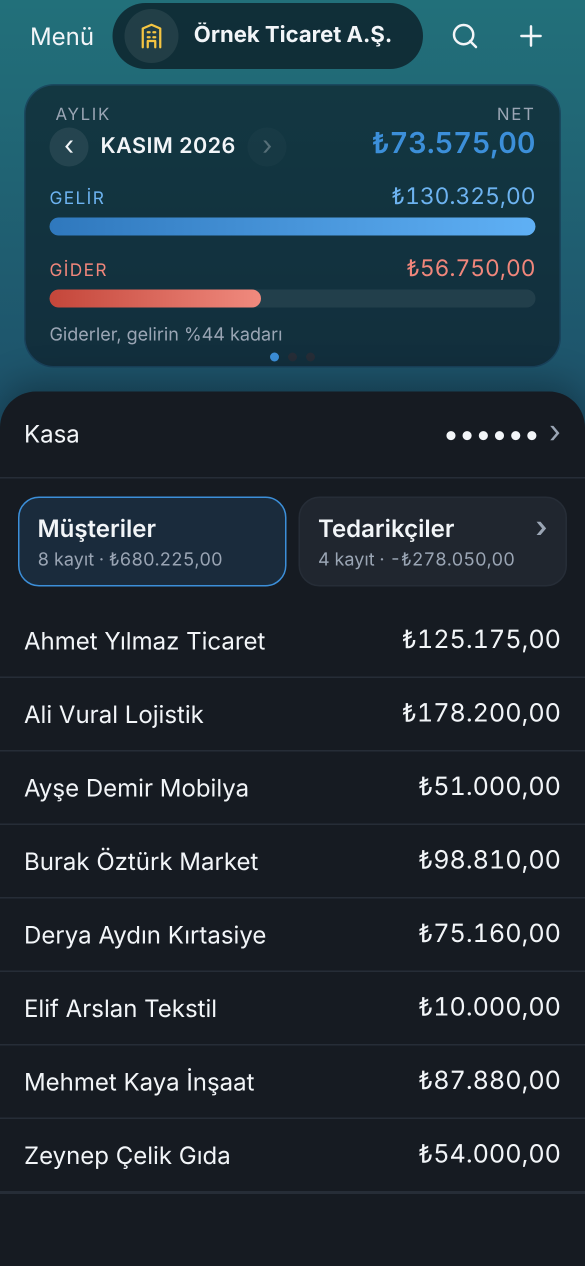
#> input picture store/app-preview/raw/1-veresiye.png, 1170 x 2532 px (shown at 1/2 size); the run also reads 2 pictures not shown here
$ python render-app-preview.py
#> lines starting #> are read from the running program, lines starting #| are printed output that depends on the picture; after the words box and inside, x2 and y2 are one past the last pixel; in counts of white or black regions, pixels touching at a corner belong together
#!/usr/bin/env python3
"""App Store uygulama önizlemesi: "rulo" akışı (886x1920, 30 fps, ~21 sn).

Bütün telefonlar yan yana bir şerit (rulo) üzerinde durur; bir kamera bu şeridin üstünde gezer:
  1. Açılış: kamera uzaktan bakar, şerit hızla kayar ve ilk telefonda yavaşlayarak durur.
  2. Kamera ilk telefona yakınlaşır; başlığı ve alt yazısı gelir.
  3. Her geçişte kamera hafifçe uzaklaşır, yandaki telefona kayar ve yeniden yakınlaşır.
  4. Son telefondan sonra kamera bütün şeridi gösterecek kadar uzaklaşır, kapanış kartı gelir.

Ekranlar uygulamanın ham ekran görüntüleridir (store/app-preview/raw, scripts/capture-app-screens.cjs ile alınır).
Başlıklar mağaza ekran görüntüleriyle aynıdır. Veriler demo verisidir; gerçek müşteri bilgisi içermez.

Kullanım: python3 scripts/render-app-preview.py
Çıktı: store/app-preview/hesabim-rulo-886x1920-apple.mp4
"""
import math
import os
import subprocess
from PIL import Image, ImageDraw, ImageFont, ImageFilter

ROOT = os.path.join(os.path.dirname(os.path.abspath(__file__)), "..")
SHOTS = os.path.join(ROOT, "store", "app-preview", "raw")
ICON = os.path.join(ROOT, "ios", "App", "App", "Assets.xcassets", "AppIcon.appiconset", "AppIcon-512@2x.png")
OUT = os.path.join(ROOT, "store", "app-preview", "hesabim-rulo-886x1920-apple.mp4")
FONT_BOLD = "/usr/share/fonts/opentype/inter/Inter-ExtraBold.otf"
FONT_REG = "/usr/share/fonts/opentype/inter/Inter-Medium.otf"

W, H = 886, 1920
FPS = 30
ACCENT = (61, 219, 176)
WHITE = (244, 248, 248)
MUTED = (201, 220, 220)

SCREENS = [
    ("Veresiye defterin", "cebinde", "Her müşterinin hesabı ayrı", "1-veresiye.png"),
    ("Satış ve tahsilat", "tek dokunuşla", "Satış, alış, tahsilat, ödeme", "2-satis-tahsilat.png"),
    ("Hesap ekstresi", "PDF olarak hazır", "Ekstreyi tek dokunuşla paylaş", "3-ekstre.png"),
    ("En çok kimden", "alacağın var, gör", "Alacağını kaybetme", "4-alacak.png"),
    ("Nakit ve banka", "tek ekranda", "Kasan her zaman önünde", "5-kasa.png"),
    ("Gelir ve giderini", "ay ay izle", "Dönemleri karşılaştır", "6-gelir-gider.png"),
    ("Tedarikçine borcunu", "unutma", "Tedarikçi hesaplarını da takip et", "7-tedarikci.png"),
]

# Telefon ölçüleri (tam boy, kamera ölçeği 1 iken)
# iPhone 16 / 15 ölçüleri (nokta): ekran 393x852, köşe 55, Dinamik Ada 126x37 (tepeden 11), durum çubuğu 54
PT = 560 / 393  # 1 nokta = kaç piksel
SCR_W = 560
SCR_H = round(852 * PT)
BEZEL = round(5.5 * PT)  # ince siyah çerçeve
RIM = 4  # metalik dış kenar (piksel)
PH_W = SCR_W + (BEZEL + RIM) * 2
PH_H = SCR_H + (BEZEL + RIM) * 2
PAD = 60  # gölge payı
GAP = 90
PITCH = PH_W + GAP
CENTER_Y = 520 + PH_H // 2  # odaklanınca telefonun dikey merkezi

S_FAR = 0.54  # uzak görünüm (açılış ve kapanış)
S_MID = 0.64  # geçişlerde hafif uzaklaşma
S_NEAR = 1.0  # odak

# Zaman çizelgesi (kare)
INTRO = 102  # kapak (son kareyle aynı tasarım), geçiş, sonra şerit kayar ve ilk telefonda durur
COVER = 24  # kapak karesi bu kadar durur
FADE = 14  # kapaktan şeride geçiş
ZOOM_IN = 18
HOLD = 50  # her ekranda bekleme (5. saniye ilk ekranın başlığına denk gelir: App Store kapağı)
TRANS = 18  # telefondan telefona geçiş
ZOOM_OUT = 18
END = 60


def ease_in_out(t):
    t = max(0.0, min(1.0, t))
    return t * t * (3 - 2 * t)


def ease_out(t):
    t = max(0.0, min(1.0, t))
    return 1 - (1 - t) ** 4


def lerp(a, b, t):
    return a + (b - a) * t


def cx(i):
    return i * PITCH


# [9 lines left out: function gradient_bg, not called in this run]


def rounded_mask(size, radius):
    m = Image.new("L", size, 0)
    ImageDraw.Draw(m).rounded_rectangle((0, 0, size[0] - 1, size[1] - 1), radius=radius, fill=255)
    return m


def status_bar(width, height, bg, fg):
    """iOS durum çubuğu: 9:41, hücresel sinyal, Wi-Fi, pil. Dinamik Ada ayrıca çizilir."""
    bar = Image.new("RGBA", (width, height), bg)
    d = ImageDraw.Draw(bar)
    f = ImageFont.truetype("/usr/share/fonts/opentype/inter/Inter-SemiBold.otf", round(17 * PT))
    cy = round(31 * PT)  # durum çubuğu yazılarının dikey merkezi
    tw = d.textlength("9:41", font=f)
    d.text((round(58 * PT) - tw / 2, cy), "9:41", font=f, fill=fg, anchor="lm")
    # sağ taraf: sinyal (4 çubuk), Wi-Fi, pil
    x = width - round(27 * PT)
    bw, bh = round(27 * PT), round(13 * PT)
    bx = x - bw
    d.rounded_rectangle((bx, cy - bh / 2, bx + bw, cy + bh / 2), radius=round(4 * PT), outline=fg, width=max(1, round(1.1 * PT)))
    d.rounded_rectangle((bx + 2.4 * PT, cy - bh / 2 + 2.4 * PT, bx + bw - 2.4 * PT, cy + bh / 2 - 2.4 * PT), radius=round(2 * PT), fill=fg)
    d.rounded_rectangle((bx + bw + 1.2 * PT, cy - 2.2 * PT, bx + bw + 2.6 * PT, cy + 2.2 * PT), radius=1, fill=fg)
    # Wi-Fi: üç yay + nokta
    wx = bx - round(13 * PT)
    for i, r in enumerate((round(9 * PT), round(6 * PT), round(3 * PT))):
        d.arc((wx - r, cy + 3 * PT - r, wx + r, cy + 3 * PT + r), 225, 315, fill=fg, width=max(2, round(1.8 * PT)))
    d.ellipse((wx - 1.4 * PT, cy + 3 * PT - 1.4 * PT, wx + 1.4 * PT, cy + 3 * PT + 1.4 * PT), fill=fg)
    # hücresel sinyal
    sx = wx - round(30 * PT)
    for i in range(4):
        h = (4 + i * 2.6) * PT
        x0 = sx + i * 4.6 * PT
        d.rounded_rectangle((x0, cy + 5 * PT - h, x0 + 3.2 * PT, cy + 5 * PT), radius=1, fill=fg)
    return bar


def make_sprite(name):
    """Gerçek iPhone görünümü: metalik kenar, ince siyah çerçeve, yan tuşlar, Dinamik Ada, durum çubuğu,
    uygulama ekranı ve alt ana ekran çubuğu; altında yumuşak gölge. Bir kez hazırlanır."""
#> called with name = '1-veresiye.png'
    sprite = Image.new("RGBA", (PH_W + PAD * 2, PH_H + PAD * 2), (0, 0, 0, 0))
#> sprite: PIL image 704x1358 RGBA; every value is 0
    radius_outer = round(55 * PT) + BEZEL + RIM
    shadow = Image.new("L", sprite.size, 0)
#> shadow: PIL image 704x1358 L; every value is 0
    ImageDraw.Draw(shadow).rounded_rectangle((PAD, PAD + 24, PAD + PH_W, PAD + PH_H + 24), radius=radius_outer, fill=150)
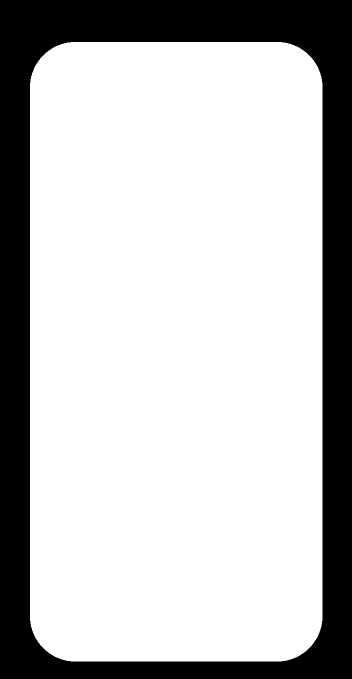
#> shadow: PIL image 704x1358 L (shown at 1/2 size); values 0 (black) and 150 (white), 75.1% white; 1 black region, box (x1, y1, x2, y2) and area: (0, 0, 704, 1358) 238277
    shadow = shadow.filter(ImageFilter.GaussianBlur(26))
    sprite.paste((0, 0, 0, 255), (0, 0), shadow)
    sd = ImageDraw.Draw(sprite)
    # yan tuşlar (gövdenin biraz dışına taşar): solda Eylem + ses aç/kıs, sağda yan tuş
    btn = (110, 116, 122, 255)
    for top, h in ((122, 34), (178, 64), (256, 64)):
        y = PAD + round(top * PT)
        sd.rounded_rectangle((PAD - 3, y, PAD + 4, y + round(h * PT)), radius=2, fill=btn)
    y = PAD + round(200 * PT)
    sd.rounded_rectangle((PAD + PH_W - 4, y, PAD + PH_W + 3, y + round(100 * PT)), radius=2, fill=btn)
    # gövde: metalik kenar (dikey ışık geçişli) + siyah çerçeve
    body = Image.new("RGBA", (PH_W, PH_H), (0, 0, 0, 0))
#> body: PIL image 584x1238 RGBA; every value is 0
    rim = Image.new("RGBA", (PH_W, PH_H))
    rd = ImageDraw.Draw(rim)
    for yy in range(PH_H):
        k = 0.5 + 0.5 * math.cos(yy / PH_H * math.pi * 2)
        c = int(78 + 50 * k)
        rd.line((0, yy, PH_W, yy), fill=(c, c + 3, c + 6, 255))
    body.paste(rim, (0, 0), rounded_mask((PH_W, PH_H), radius_outer))
#> in rounded_mask, `m = Image.new("L", size, 0)`: m: PIL image 584x1238 L; every value is 0
#> in rounded_mask, `ImageDraw.Draw(m).rounded_rectangle((0, 0, size[0] - 1, size[1] - 1), ..`: m: PIL image 584x1238 L; 99% white; 4 black regions, box (x1, y1, x2, y2) and area: (0, 0, 81, 81) 1765, (503, 0, 584, 81) 1765, (0, 1157, 81, 1238) 1765, (503, 1157, 584, 1238) 1765
    ImageDraw.Draw(body).rounded_rectangle(
        (RIM, RIM, PH_W - 1 - RIM, PH_H - 1 - RIM), radius=radius_outer - RIM, fill=(3, 4, 5, 255)
    )
    # ekran: durum çubuğu + uygulama (üst kısmı durum çubuğunun altından başlar)
    app = Image.open(os.path.join(SHOTS, name)).convert("RGBA")
    app = app.resize((SCR_W, round(app.height * SCR_W / app.width)), Image.LANCZOS)
#> app: PIL image 560x1212 RGBA
    top_rgb = app.getpixel((8, 8))[:3]
#> top_rgb = (34, 111, 121)
    lum = 0.299 * top_rgb[0] + 0.587 * top_rgb[1] + 0.114 * top_rgb[2]
#> lum = 89.12
    fg = (255, 255, 255, 255) if lum < 150 else (0, 0, 0, 255)
#> fg = (255, 255, 255, 255)
    bar_h = round(54 * PT)
    screen = Image.new("RGBA", (SCR_W, SCR_H), (*top_rgb, 255))
    screen.alpha_composite(status_bar(SCR_W, bar_h, (*top_rgb, 255), fg), (0, 0))
#> in status_bar, `bar = Image.new("RGBA", (width, height), bg)`:
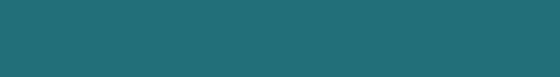
#> bar: PIL image 560x77 RGBA; mean R, G, B, A 34, 111, 121, 255
#> in status_bar, `tw = d.textlength("9:41", font=f)`: tw = 48.39
    screen.alpha_composite(app.crop((0, 0, SCR_W, SCR_H - bar_h)), (0, bar_h))
    sdraw = ImageDraw.Draw(screen)
    # Dinamik Ada
    iw, ih = round(126 * PT), round(37 * PT)
    ix, iy = (SCR_W - iw) // 2, round(11 * PT)
    sdraw.rounded_rectangle((ix, iy, ix + iw, iy + ih), radius=ih // 2, fill=(0, 0, 0, 255))
    # alt ana ekran çubuğu
    hw, hh = round(139 * PT), round(5 * PT)
    hy = SCR_H - round(8 * PT) - hh
    sdraw.rounded_rectangle(((SCR_W - hw) // 2, hy, (SCR_W + hw) // 2, hy + hh), radius=hh // 2, fill=(*fg[:3], 230))
    body.paste(screen, (RIM + BEZEL, RIM + BEZEL), rounded_mask((SCR_W, SCR_H), round(55 * PT)))
#> in rounded_mask (call 2), `m = Image.new("L", size, 0)`: m: PIL image 560x1214 L; every value is 0
#> in rounded_mask (call 2), `ImageDraw.Draw(m).rounded_rectangle((0, 0, size[0] - 1, size[1] - 1), ..`: m: PIL image 560x1214 L; 99.2% white; 4 black regions, box (x1, y1, x2, y2) and area: (0, 0, 70, 70) 1327, (490, 0, 560, 70) 1327, (0, 1144, 70, 1214) 1327, (490, 1144, 560, 1214) 1327
    sprite.alpha_composite(body, (PAD, PAD))
    return sprite


class Sprites:
    def __init__(self):
        self.full = [make_sprite(s[3]) for s in SCREENS]
#> call 2 of make_sprite, with name = '2-satis-tahsilat.png'
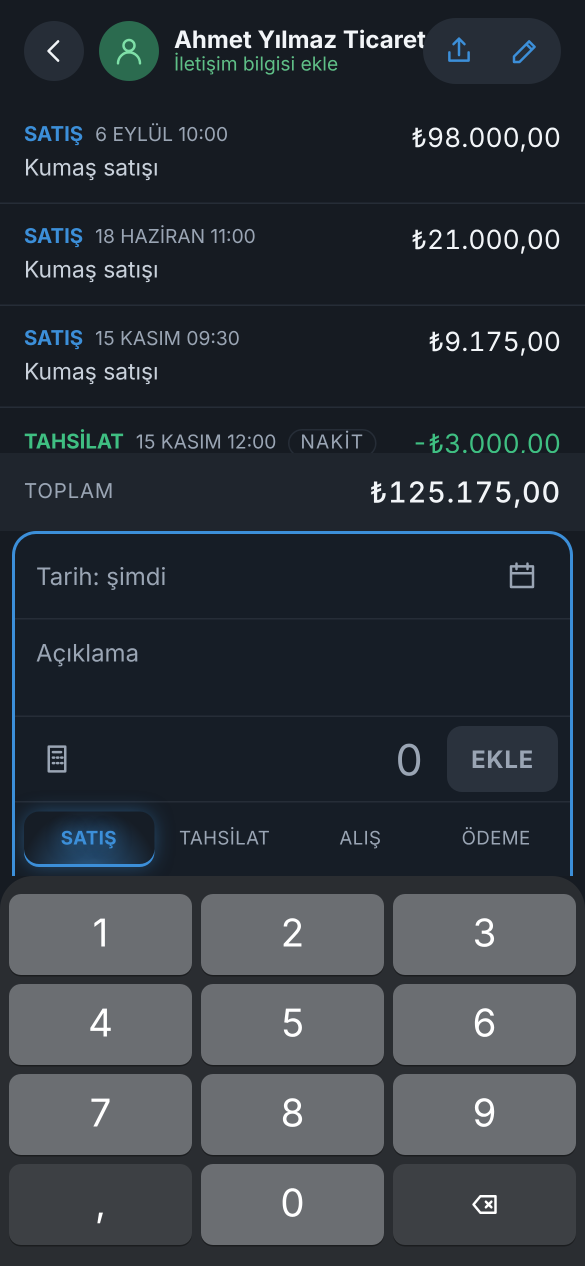
#> input picture store/app-preview/raw/2-satis-tahsilat.png, 1170 x 2532 px (shown at 1/2 size)
#> in make_sprite (call 2), `top_rgb = app.getpixel((8, 8))[:3]`: top_rgb = (22, 27, 34)
#> in make_sprite (call 2), `lum = 0.299 * top_rgb[0] + 0.587 * top_rgb[1] + 0.114 * top_rgb[2]`: lum = 26.3
#> call 3 of make_sprite, with name = '3-ekstre.png'
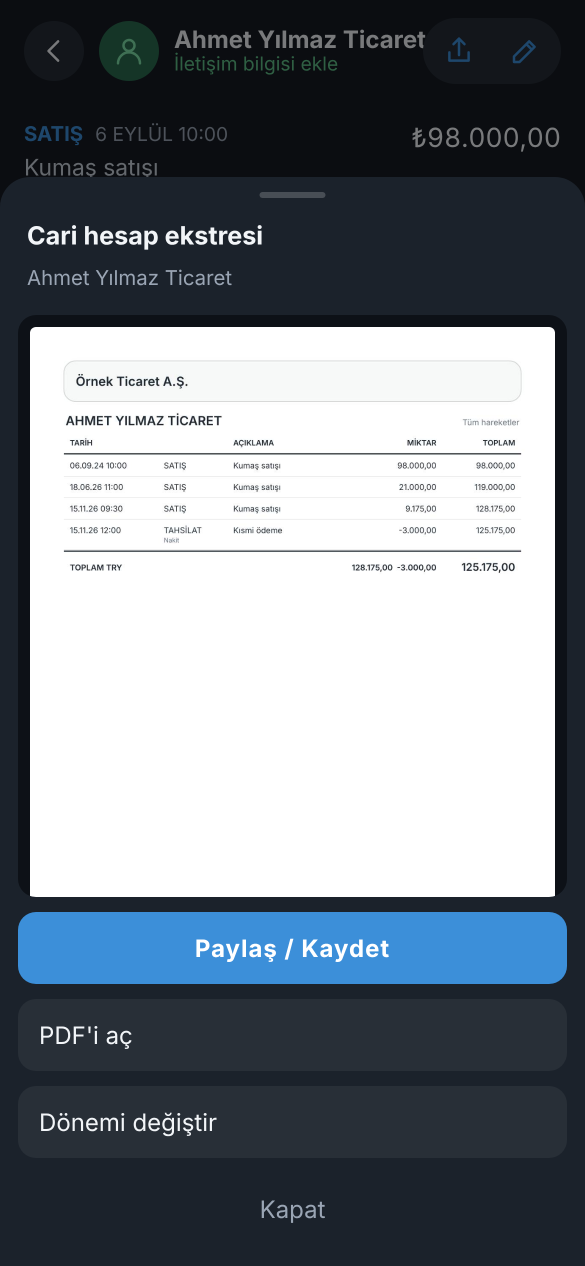
#> input picture store/app-preview/raw/3-ekstre.png, 1170 x 2532 px (shown at 1/2 size)
#> in make_sprite (call 3), `top_rgb = app.getpixel((8, 8))[:3]`: top_rgb = (11, 13, 17)
#> in make_sprite (call 3), `lum = 0.299 * top_rgb[0] + 0.587 * top_rgb[1] + 0.114 * top_rgb[2]`: lum = 12.86
#> call 4 of make_sprite, with name = '4-alacak.png'
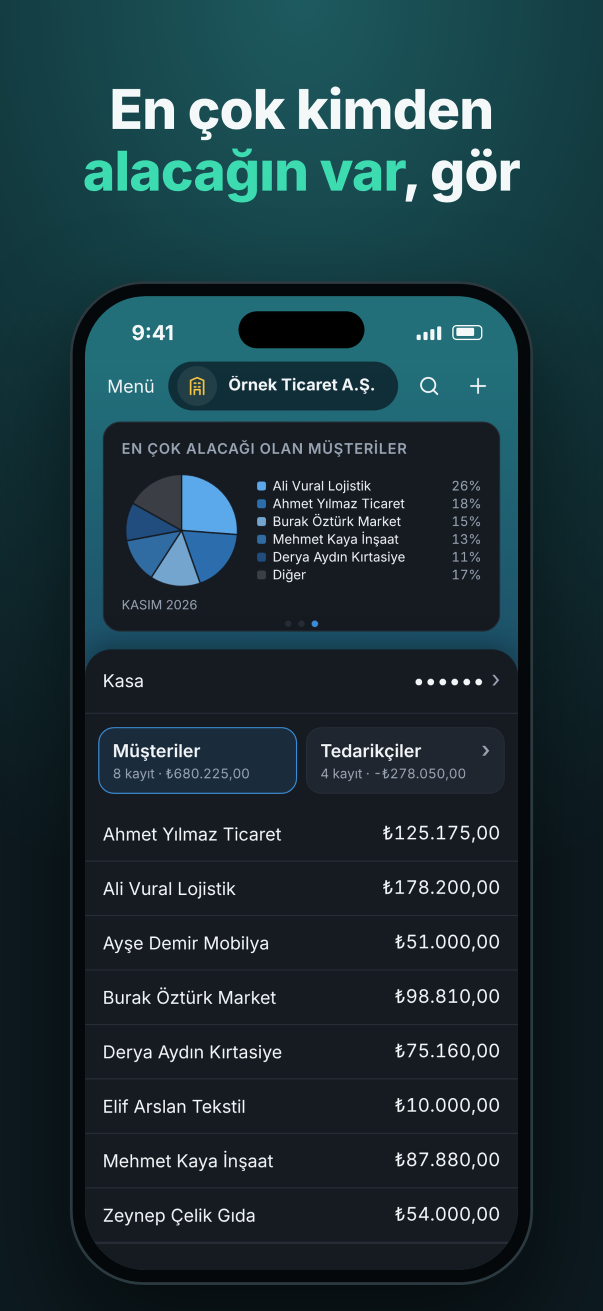
#> input picture store/app-store-1206x2622/4-alacak.png, 1206 x 2622 px, found by its file name (shown at 1/2 size)
#> in make_sprite (call 4), `top_rgb = app.getpixel((8, 8))[:3]`: top_rgb = (19, 61, 66)
#> in make_sprite (call 4), `lum = 0.299 * top_rgb[0] + 0.587 * top_rgb[1] + 0.114 * top_rgb[2]`: lum = 49.01
#> in make_sprite (call 4), `screen = Image.new("RGBA", (SCR_W, SCR_H), (*top_rgb, 255))`:
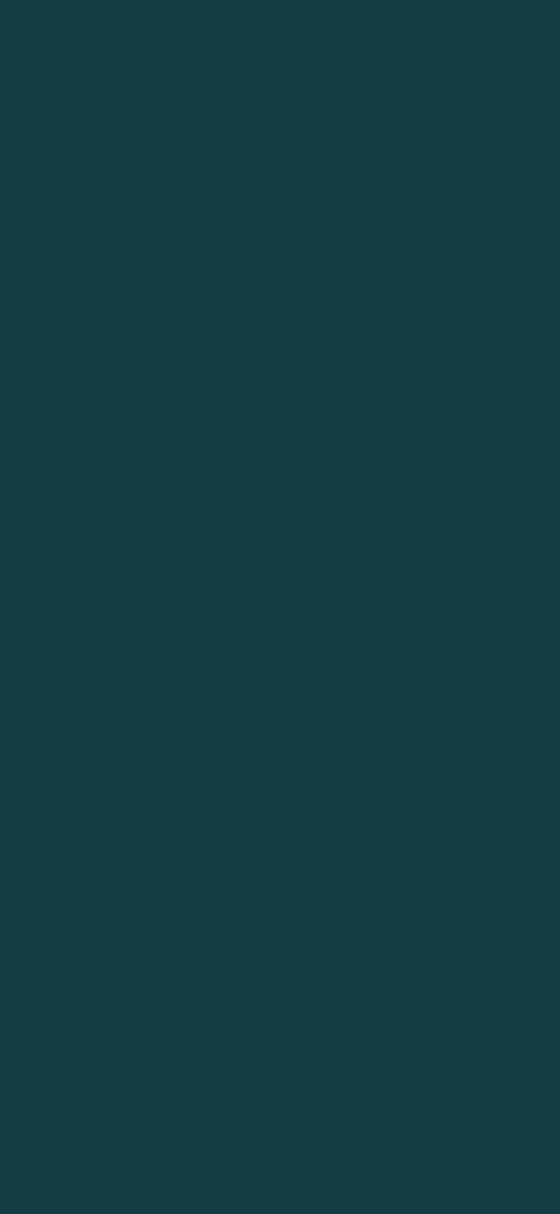
#> screen: PIL image 560x1214 RGBA; mean R, G, B, A 19, 61, 66, 255
#> call 4 of status_bar, with width = 560, height = 77, bg = (19, 61, 66, 255), fg = (255, 255, 255, 255)
#> in status_bar (call 4), `bar = Image.new("RGBA", (width, height), bg)`:
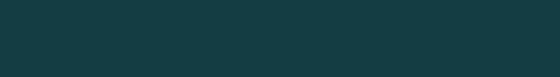
#> bar: PIL image 560x77 RGBA; mean R, G, B, A 19, 61, 66, 255
        self.cache = {}

    # [9 lines left out: function get, not called in this run]


def text_centered(draw, y, text, font, fill):
    w = draw.textlength(text, font=font)
    draw.text(((W - w) / 2, y), text, font=font, fill=fill)


F_TITLE = None
F_CAP = None
F_INTRO_BIG = None
F_INTRO_SMALL = None


def fonts():
    global F_TITLE, F_CAP, F_INTRO_BIG, F_INTRO_SMALL
    F_TITLE = ImageFont.truetype(FONT_BOLD, 70)
    F_CAP = ImageFont.truetype(FONT_REG, 40)
    F_INTRO_BIG = ImageFont.truetype(FONT_BOLD, 64)
    F_INTRO_SMALL = ImageFont.truetype(FONT_REG, 38)


# [35 lines left out: functions overlay_text, camera, not called in this run]


def total_frames():
    n = len(SCREENS)
    return INTRO + ZOOM_IN + n * HOLD + (n - 1) * TRANS + ZOOM_OUT + END


# [69 lines left out: functions render_frame, card, paste_clipped, not called in this run]


def main():
    os.makedirs(os.path.dirname(OUT), exist_ok=True)
    fonts()
    sprites = Sprites()
    bg = gradient_bg()
    icon = Image.open(ICON).convert("RGBA").resize((260, 260), Image.LANCZOS)
    icon.putalpha(Image.composite(icon.split()[3], Image.new("L", icon.size, 0), rounded_mask(icon.size, 58)))
    total = total_frames()
    # Apple önizleme şartları: H.264 High 4.0, 30 fps, ~10 Mbps, ses kanalı zorunlu (sessiz stereo AAC)
    cmd = [
        "ffmpeg", "-v", "error", "-y",
        "-f", "rawvideo", "-pix_fmt", "rgb24", "-s", f"{W}x{H}", "-r", str(FPS), "-i", "-",
        "-f", "lavfi", "-i", "anullsrc=channel_layout=stereo:sample_rate=48000",
        "-map", "0:v", "-map", "1:a", "-shortest",
        "-c:v", "libx264", "-preset", "slow", "-profile:v", "high", "-level:v", "4.0",
        "-b:v", "10M", "-maxrate", "12M", "-bufsize", "24M", "-pix_fmt", "yuv420p",
        "-c:a", "aac", "-b:a", "256k", "-ar", "48000", "-ac", "2",
        "-movflags", "+faststart", OUT,
    ]
    proc = subprocess.Popen(cmd, stdin=subprocess.PIPE)
    for t in range(total):
        proc.stdin.write(render_frame(t, bg, sprites, icon).tobytes())
    proc.stdin.close()
    proc.wait()
    print("yazıldı:", OUT, f"{total / FPS:.1f} sn")


if __name__ == "__main__":
#> (the run stopped early here; a loop or call above may not have finished)
